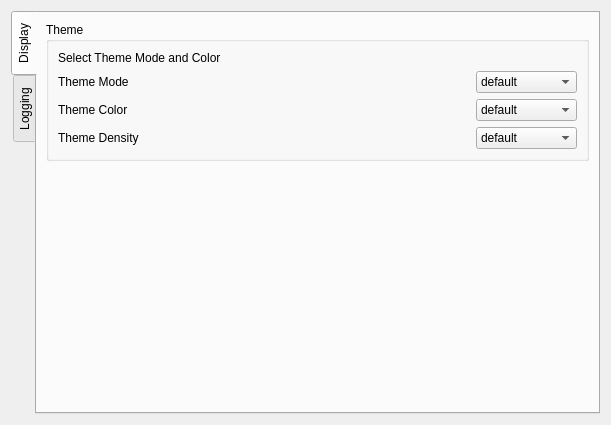
<?xml version="1.0" encoding="UTF-8"?>
<ui version="4.0">
 <class>Form</class>
 <widget class="QWidget" name="Form">
  <property name="geometry">
   <rect>
    <x>0</x>
    <y>0</y>
    <width>611</width>
    <height>425</height>
   </rect>
  </property>
  <property name="windowTitle">
   <string>Form</string>
  </property>
  <layout class="QVBoxLayout" name="verticalLayout">
   <item>
    <widget class="QTabWidget" name="tabWidget">
     <property name="tabPosition">
      <enum>QTabWidget::West</enum>
     </property>
     <property name="currentIndex">
      <number>0</number>
     </property>
     <widget class="QWidget" name="tab_theme">
      <attribute name="title">
       <string>Display</string>
      </attribute>
      <layout class="QVBoxLayout" name="verticalLayout_9">
       <item>
        <widget class="QGroupBox" name="groupBox_3">
         <property name="title">
          <string>Theme</string>
         </property>
         <layout class="QVBoxLayout" name="verticalLayout_8">
          <item>
           <widget class="QLabel" name="label_7">
            <property name="text">
             <string>Select Theme Mode and Color</string>
            </property>
           </widget>
          </item>
          <item>
           <layout class="QHBoxLayout" name="horizontalLayout_5">
            <item>
             <layout class="QVBoxLayout" name="verticalLayout_7">
              <item>
               <widget class="QLabel" name="label">
                <property name="text">
                 <string>Theme Mode</string>
                </property>
               </widget>
              </item>
              <item>
               <widget class="QLabel" name="label_2">
                <property name="text">
                 <string>Theme Color</string>
                </property>
               </widget>
              </item>
              <item>
               <widget class="QLabel" name="label_8">
                <property name="text">
                 <string>Theme Density</string>
                </property>
               </widget>
              </item>
             </layout>
            </item>
            <item>
             <spacer name="horizontalSpacer_5">
              <property name="orientation">
               <enum>Qt::Horizontal</enum>
              </property>
              <property name="sizeHint" stdset="0">
               <size>
                <width>40</width>
                <height>20</height>
               </size>
              </property>
             </spacer>
            </item>
            <item>
             <layout class="QVBoxLayout" name="verticalLayout_6">
              <item>
               <widget class="QComboBox" name="comboBox_theme_mode">
                <item>
                 <property name="text">
                  <string>default</string>
                 </property>
                </item>
                <item>
                 <property name="text">
                  <string>Light</string>
                 </property>
                </item>
                <item>
                 <property name="text">
                  <string>Dark</string>
                 </property>
                </item>
                <item>
                 <property name="text">
                  <string>Classical</string>
                 </property>
                </item>
               </widget>
              </item>
              <item>
               <widget class="QComboBox" name="comboBox_theme_color">
                <item>
                 <property name="text">
                  <string>default</string>
                 </property>
                </item>
                <item>
                 <property name="text">
                  <string>Amber</string>
                 </property>
                </item>
                <item>
                 <property name="text">
                  <string>Blue</string>
                 </property>
                </item>
                <item>
                 <property name="text">
                  <string>BlueGray</string>
                 </property>
                </item>
                <item>
                 <property name="text">
                  <string>Brown</string>
                 </property>
                </item>
                <item>
                 <property name="text">
                  <string>Cyan</string>
                 </property>
                </item>
                <item>
                 <property name="text">
                  <string>DeepOrange</string>
                 </property>
                </item>
                <item>
                 <property name="text">
                  <string>DeepPurple</string>
                 </property>
                </item>
                <item>
                 <property name="text">
                  <string>Gray</string>
                 </property>
                </item>
                <item>
                 <property name="text">
                  <string>Green</string>
                 </property>
                </item>
                <item>
                 <property name="text">
                  <string>Indigo</string>
                 </property>
                </item>
                <item>
                 <property name="text">
                  <string>LightBlue</string>
                 </property>
                </item>
                <item>
                 <property name="text">
                  <string>LightGreen</string>
                 </property>
                </item>
                <item>
                 <property name="text">
                  <string>Lime</string>
                 </property>
                </item>
                <item>
                 <property name="text">
                  <string>Orange</string>
                 </property>
                </item>
                <item>
                 <property name="text">
                  <string>Pink</string>
                 </property>
                </item>
                <item>
                 <property name="text">
                  <string>Purple</string>
                 </property>
                </item>
                <item>
                 <property name="text">
                  <string>Red</string>
                 </property>
                </item>
                <item>
                 <property name="text">
                  <string>Teal</string>
                 </property>
                </item>
                <item>
                 <property name="text">
                  <string>Yellow</string>
                 </property>
                </item>
               </widget>
              </item>
              <item>
               <widget class="QComboBox" name="comboBox_theme_density">
                <item>
                 <property name="text">
                  <string>default</string>
                 </property>
                </item>
                <item>
                 <property name="text">
                  <string>Large</string>
                 </property>
                </item>
                <item>
                 <property name="text">
                  <string>Big</string>
                 </property>
                </item>
                <item>
                 <property name="text">
                  <string>Normal</string>
                 </property>
                </item>
                <item>
                 <property name="text">
                  <string>Small</string>
                 </property>
                </item>
                <item>
                 <property name="text">
                  <string>Tiny</string>
                 </property>
                </item>
               </widget>
              </item>
             </layout>
            </item>
           </layout>
          </item>
         </layout>
        </widget>
       </item>
       <item>
        <spacer name="verticalSpacer_2">
         <property name="orientation">
          <enum>Qt::Vertical</enum>
         </property>
         <property name="sizeHint" stdset="0">
          <size>
           <width>20</width>
           <height>263</height>
          </size>
         </property>
        </spacer>
       </item>
      </layout>
     </widget>
     <widget class="QWidget" name="tab_log">
      <attribute name="title">
       <string>Logging</string>
      </attribute>
      <layout class="QVBoxLayout" name="verticalLayout_5">
       <item>
        <widget class="QGroupBox" name="groupBox">
         <property name="title">
          <string>Log Filter</string>
         </property>
         <layout class="QVBoxLayout" name="verticalLayout_2">
          <item>
           <widget class="QLabel" name="label_4">
            <property name="text">
             <string>The Levels of the logging filters.</string>
            </property>
           </widget>
          </item>
          <item>
           <layout class="QHBoxLayout" name="horizontalLayout_2">
            <item>
             <widget class="QLabel" name="label_5">
              <property name="text">
               <string>Log Widget in the Main Window:</string>
              </property>
             </widget>
            </item>
            <item>
             <spacer name="horizontalSpacer">
              <property name="orientation">
               <enum>Qt::Horizontal</enum>
              </property>
              <property name="sizeHint" stdset="0">
               <size>
                <width>40</width>
                <height>20</height>
               </size>
              </property>
             </spacer>
            </item>
            <item>
             <widget class="QComboBox" name="comboBox_level_window">
              <item>
               <property name="text">
                <string>DEBUG</string>
               </property>
              </item>
              <item>
               <property name="text">
                <string>INFO</string>
               </property>
              </item>
              <item>
               <property name="text">
                <string>WARNING</string>
               </property>
              </item>
              <item>
               <property name="text">
                <string>ERROR</string>
               </property>
              </item>
              <item>
               <property name="text">
                <string>CRITICAL</string>
               </property>
              </item>
              <item>
               <property name="text">
                <string>FATAL</string>
               </property>
              </item>
             </widget>
            </item>
           </layout>
          </item>
          <item>
           <layout class="QHBoxLayout" name="horizontalLayout">
            <item>
             <widget class="QLabel" name="label_6">
              <property name="text">
               <string>Log Files:</string>
              </property>
             </widget>
            </item>
            <item>
             <spacer name="horizontalSpacer_2">
              <property name="orientation">
               <enum>Qt::Horizontal</enum>
              </property>
              <property name="sizeHint" stdset="0">
               <size>
                <width>40</width>
                <height>20</height>
               </size>
              </property>
             </spacer>
            </item>
            <item>
             <widget class="QComboBox" name="comboBox_level_file">
              <item>
               <property name="text">
                <string>DEBUG</string>
               </property>
              </item>
              <item>
               <property name="text">
                <string>INFO</string>
               </property>
              </item>
              <item>
               <property name="text">
                <string>WARNING</string>
               </property>
              </item>
              <item>
               <property name="text">
                <string>ERROR</string>
               </property>
              </item>
              <item>
               <property name="text">
                <string>CRITICAL</string>
               </property>
              </item>
              <item>
               <property name="text">
                <string>FATAL</string>
               </property>
              </item>
             </widget>
            </item>
           </layout>
          </item>
         </layout>
        </widget>
       </item>
       <item>
        <widget class="QGroupBox" name="groupBox_2">
         <property name="title">
          <string>Log Files</string>
         </property>
         <layout class="QVBoxLayout" name="verticalLayout_4">
          <item>
           <widget class="QLabel" name="label_3">
            <property name="text">
             <string>Log File Saved in</string>
            </property>
           </widget>
          </item>
          <item>
           <layout class="QHBoxLayout" name="horizontalLayout_4">
            <item>
             <widget class="QLineEdit" name="lineEdit_log_file_folder"/>
            </item>
            <item>
             <widget class="QPushButton" name="pushButton_browse">
              <property name="text">
               <string>Browse</string>
              </property>
             </widget>
            </item>
           </layout>
          </item>
          <item>
           <layout class="QHBoxLayout" name="horizontalLayout_3">
            <item>
             <spacer name="horizontalSpacer_3">
              <property name="orientation">
               <enum>Qt::Horizontal</enum>
              </property>
              <property name="sizeHint" stdset="0">
               <size>
                <width>40</width>
                <height>20</height>
               </size>
              </property>
             </spacer>
            </item>
            <item>
             <layout class="QVBoxLayout" name="verticalLayout_3">
              <item>
               <widget class="QPushButton" name="pushButton_use_default_path">
                <property name="text">
                 <string>Use Default  Path</string>
                </property>
               </widget>
              </item>
              <item>
               <widget class="QPushButton" name="pushButton_open_log_folder">
                <property name="text">
                 <string>Open Log Folder</string>
                </property>
               </widget>
              </item>
              <item>
               <widget class="QPushButton" name="pushButton_clear_log_file">
                <property name="text">
                 <string>Clear Log Files</string>
                </property>
               </widget>
              </item>
             </layout>
            </item>
           </layout>
          </item>
         </layout>
        </widget>
       </item>
       <item>
        <spacer name="verticalSpacer">
         <property name="orientation">
          <enum>Qt::Vertical</enum>
         </property>
         <property name="sizeHint" stdset="0">
          <size>
           <width>20</width>
           <height>40</height>
          </size>
         </property>
        </spacer>
       </item>
      </layout>
     </widget>
    </widget>
   </item>
  </layout>
 </widget>
 <resources/>
 <connections/>
</ui>
